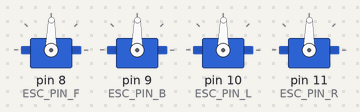
Recording of a sketch running on a simulated Arduino Uno, built with avr-gcc and run on an emulated ATmega328P. Shown: 4 × servo. What the sketch prints to the serial monitor is not drawn.

Above: at 0.4 s.
Timing chart, 0 to 1.9 s (numbered marks = the images above):
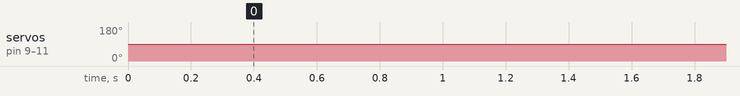

Measured:
- by itself, servo on pin 9 (ESC_PIN_B), servo on pin 10 (ESC_PIN_L), servo on pin 11 (ESC_PIN_R): 90° → 89° at 0.30 s

The sketch:

motor_game_control.ino
```cpp
#include <Servo.h>
#include <PS2X_lib.h>

/*************** MOTOR NOTES ******************
 * LEFT MOTOR: FWD = CCW => PWM > 1464; REV = CW => PWM < 1464
 * RIGHT MOTOR: FWD = CW => PWM < 1464; REV = CCW => PWM > 1464
 * FRONT MOTOR: FWD = CCW => PWM > 1464; REV = CW => PWM < 1464
 * BACK MOTOR: FWD = CW => PWM > 1464; REV = CCW => PWM < 1464
*/

// macros
#define PS2_DAT 4 // data - brown (white)
#define PS2_CMD 5 // command - orange
#define PS2_ATT 6 // attention - yellow
#define PS2_CLK 7 // clock - blue

#define ESC_PIN_F 8
#define ESC_PIN_B 9
#define ESC_PIN_L 10
#define ESC_PIN_R 11

#define MAX_REV 1064  // max reverse speed
#define MTR_OFF 1464  // stop
#define MAX_FWD 1864  // max forward speed

// globals
int valueF, valueB, valueL, valueR;
int analogLX, analogLY; // left stick analog values
int analogRX, analogRY; // right stick analog values
int error;

Servo esc_F;  // front
Servo esc_B;  // back
Servo esc_L;  // left
Servo esc_R;  // right
PS2X ps2x;

void setup() {
  Serial.begin(115200);

  valueF = MTR_OFF;
  valueB = MTR_OFF;
  valueL = MTR_OFF;
  valueR = MTR_OFF;

  esc_F.attach(ESC_PIN_F);
  esc_B.attach(ESC_PIN_B);
  esc_L.attach(ESC_PIN_L);
  esc_R.attach(ESC_PIN_R);

  delay(300); // time for PS2 controller to start up

  error = ps2x.config_gamepad(PS2_CLK, PS2_CMD, PS2_ATT, PS2_DAT, false, false);
  if(error == 0){
    Serial.print("Found Controller, configured successful ");
  }
  else if(error == 1)
    Serial.println("No controller found, check wiring, see readme.txt to enable debug. visit www.billporter.info for troubleshooting tips");

  else if(error == 2)
    Serial.println("Controller found but not accepting commands. see readme.txt to enable debug. Visit www.billporter.info for troubleshooting tips");

  else if(error == 3)
    Serial.println("Controller refusing to enter Pressures mode, may not support it. ");

  esc_F.writeMicroseconds(valueF);
  esc_B.writeMicroseconds(valueB);
  esc_L.writeMicroseconds(valueL);
  esc_R.writeMicroseconds(valueR);

  Serial.print("Setup Complete\n");
}

void loop() {
  ps2x.read_gamepad(false, false);

  valueF = MTR_OFF;
  valueB = MTR_OFF;

  // PS2 logic
  // consider protection from switching directions too quickly
  analogLX = ps2x.Analog(PSS_LX);
  analogLY = ps2x.Analog(PSS_LY);

  analogRX = ps2x.Analog(PSS_RX);
  analogRY = ps2x.Analog(PSS_RY);

  // forward / backward / left / right motion
  if (analogLX == 128 && analogLY == 128) {
    // motors off
    valueL = MTR_OFF;
    valueR = MTR_OFF;
  }
  else if (analogLX > analogLY && analogLX < 256 - analogLY) {
    // move forward; power depends on how far the stick is pushed
    // left motor CCW (> 1464), right motor CW (< 1464)
    valueL = MTR_OFF + (MAX_FWD - MTR_OFF) / 128.0 * (128 - analogLY) ;
    valueR = MTR_OFF - (MTR_OFF - MAX_REV) / 128.0 * (128 - analogLY) ;
  }
  else if (analogLX > 256 - analogLY && analogLX < analogLY) {
    // move backward
    // left motor CW (< 1464), right motor CCW (> 1464)
    valueL = MTR_OFF - (MTR_OFF - MAX_REV) / 128.0 * (analogLY - 128);
    valueR = MTR_OFF + (MAX_FWD - MTR_OFF) / 128.0 * (analogLY - 128);
  }
  else if (analogLY < 256 - analogLX && analogLY > analogLX) {
    // move left (both motors CW)
    valueL = MTR_OFF - (MTR_OFF - MAX_REV) / 128.0 * (128 - analogLX);
    valueR = MTR_OFF - (MTR_OFF - MAX_REV) / 128.0 * (128 - analogLX);
  }
  else if (analogLY < analogLX && analogLY > 256 - analogLX) {
    // move right (both motors CCW)
    valueL = MTR_OFF + (MAX_FWD - MTR_OFF) / 128.0 * (analogLX - 128);
    valueR = MTR_OFF + (MAX_FWD - MTR_OFF) / 128.0 * (analogLX - 128);
  }
  else {
    valueL = MTR_OFF;
    valueR = MTR_OFF;
  }

  // up / down / pitch motion
  if (analogRX == 128 && analogRY == 128) {
    // motors off
    valueF = MTR_OFF;
    valueB = MTR_OFF;
  }
  else if (analogRX > analogRY && analogRX < 256 - analogRY) {
    // move up; power depends on how far the stick is pushed
    // front CW, back CCW
    valueF = MTR_OFF - (MTR_OFF - MAX_REV) / 128.0 * (128 - analogRY) ;
    valueB = MTR_OFF + (MAX_FWD - MTR_OFF) / 128.0 * (128 - analogRY) ;
  }
  else if (analogRX > 256 - analogRY && analogRX < analogRY) {
    // move down
    // front CCW, back CW
    valueF = MTR_OFF + (MAX_FWD - MTR_OFF) / 128.0 * (analogRY - 128);
    valueB = MTR_OFF - (MTR_OFF - MAX_REV) / 128.0 * (analogRY - 128);
  }
  else if (analogRY < 256 - analogRX && analogRY > analogRX) {
    // left = pitch nose low (both CCW)
    valueF = MTR_OFF + (MAX_FWD - MTR_OFF) / 128.0 * (128 - analogRX);
    valueB = MTR_OFF + (MAX_FWD - MTR_OFF) / 128.0 * (128 - analogRX);
  }
  else if (analogRY < analogRX && analogRY > 256 - analogRX) {
    // right = pitch nose high (both CW)
    valueF = MTR_OFF - (MTR_OFF - MAX_REV) / 128.0 * (analogRX - 128);
    valueB = MTR_OFF - (MTR_OFF - MAX_REV) / 128.0 * (analogRX - 128);
  }
  else {
    valueF = MTR_OFF;
    valueB = MTR_OFF;
  }

  esc_F.writeMicroseconds(valueF);
  esc_B.writeMicroseconds(valueB);
  esc_L.writeMicroseconds(valueL);
  esc_R.writeMicroseconds(valueR);
}
```
